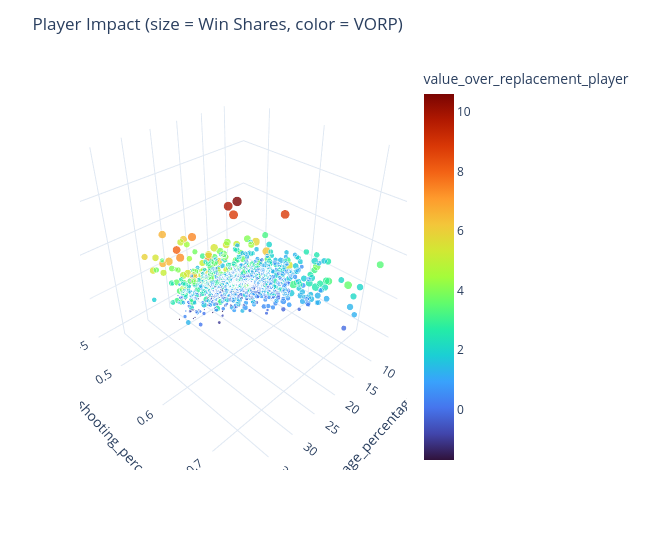

Notebook code for this chart:
### Markdown cell above
<div dir="rtl" style="text-align: right;">

### معرفی ستونها

- **`usage_percentage` — درصد استفاده از مالکیت توپ:** نشان میدهد چه درصدی از مالکیتهای تیم هنگام حضور بازیکن در زمین، با اقدام او برای شوتزدن، از دست دادن توپ یا گرفتن پرتاب آزاد به پایان میرسد. این شاخص میزان مشارکت بازیکن در حمله را نشان میدهد.

- **`true_shooting_percentage` — درصد شوتزنی واقعی:** معیاری برای سنجش کارایی امتیازگیری بازیکن است که شوتهای دوامتیازی، سهامتیازی و پرتابهای آزاد را در نظر میگیرد.

- **`box_plus_minus` — امتیاز تأثیر بازیکن:** تخمینی از تأثیر کلی بازیکن بر عملکرد تیم، به ازای هر ۱۰۰ مالکیت توپ و در مقایسه با میانگین لیگ است. مقدار مثبت معمولاً نشاندهنده تأثیر بهتر از میانگین لیگ است.

- **`value_over_replacement_player` — ارزش بازیکن نسبت به بازیکن جایگزین:** تخمین میزند بازیکن در مقایسه با یک بازیکن جایگزین در سطح پایینتر، چه میزان ارزش اضافی برای تیم ایجاد میکند. مقدار بالاتر معمولاً نشاندهنده ارزش بیشتر است.

- **`win_shares` — بردهای کسبشده:** تخمینی از سهم بازیکن در پیروزیهای تیم است که عملکرد تهاجمی و دفاعی او را در نظر میگیرد.

- **`minutes_played` — مجموع دقایق بازی:** تعداد کل دقایقی که بازیکن در طول فصل در زمین حضور داشته است.

</div>

### Code cell
d = players[players.minutes_played >= 1500].dropna(subset=["usage_percentage", "true_shooting_percentage", "box_plus_minus", "value_over_replacement_player", "win_shares"]).copy()
d["size"] = d.win_shares.clip(lower=0.5)

fig = px.scatter_3d(d, x="usage_percentage", y="true_shooting_percentage", z="box_plus_minus", color="value_over_replacement_player", size="size",
                    size_max=16, hover_name="name", opacity=0.8, color_continuous_scale="Turbo")
fig.update_layout(title="Player Impact (size = Win Shares, color = VORP)", height=550,width=650)
fig.show()

### Figure 1 — Plotly figure (JSON) as saved in the notebook; plotly's stock layout.template omitted (floating-point values rounded to 4 significant figures; data arrays with more than 128 entries replaced by an {"elided": "..."} marker saying what was removed)
{"data": [{"hovertemplate": "<b>%{hovertext}</b><br><br>usage_percentage=%{x}<br>true_shooting_percentage=%{y}<br>box_plus_minus=%{z}<br>size=%{marker.size}<br>value_over_replacement_player=%{marker.color}<extra></extra>", "hovertext": {"elided": "837 str values"}, "legendgroup": "", "marker": {"color": {"elided": "837 float values"}, "coloraxis": "coloraxis", "opacity": 0.8, "size": {"elided": "837 float values"}, "sizemode": "area", "sizeref": 0.06641, "symbol": "circle"}, "mode": "markers", "name": "", "scene": "scene", "showlegend": false, "type": "scatter3d", "x": {"elided": "837 float values"}, "y": {"elided": "837 float values"}, "z": {"elided": "837 float values"}}], "layout": {"coloraxis": {"autocolorscale": false, "colorbar": {"title": {"text": "value_over_replacement_player"}}, "colorscale": [[0, "#30123b"], [0.07143, "#4145ab"], [0.1429, "#4675ed"], [0.2143, "#39a2fc"], [0.2857, "#1bcfd4"], [0.3571, "#24eca6"], [0.4286, "#61fc6c"], [0.5, "#a4fc3b"], [0.5714, "#d1e834"], [0.6429, "#f3c63a"], [0.7143, "#fe9b2d"], [0.7857, "#f36315"], [0.8571, "#d93806"], [0.9286, "#b11901"], [1, "#7a0402"]]}, "height": 550, "legend": {"itemsizing": "constant", "tracegroupgap": 0}, "margin": {"t": 60}, "scene": {"domain": {"x": [0, 1], "y": [0, 1]}, "xaxis": {"title": {"text": "usage_percentage"}}, "yaxis": {"title": {"text": "true_shooting_percentage"}}, "zaxis": {"title": {"text": "box_plus_minus"}}}, "title": {"text": "Player Impact (size = Win Shares, color = VORP)"}, "width": 650}}
